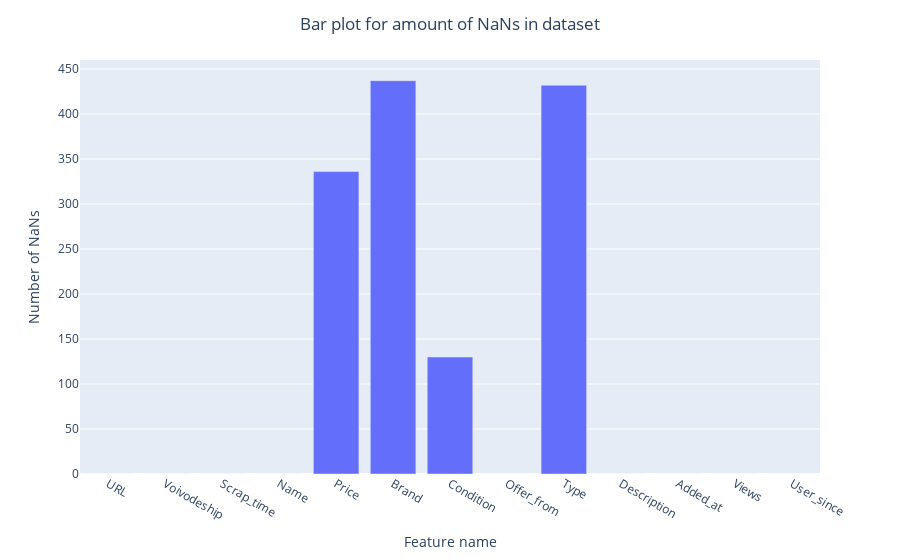

This figure's notebook cell:
### Code cell
px.bar(pd.DataFrame(data.isna().sum())).update_layout(xaxis_title='Feature name',
                                                      yaxis_title='Number of NaNs',
                                                      title='Bar plot for amount of NaNs in dataset',
                                                      title_x=0.5,
                                                      showlegend=False)

### Figure 1 — Plotly figure (JSON) as saved in the notebook; plotly's stock layout.template omitted (floating-point values rounded to 4 significant figures)
{"data": [{"alignmentgroup": "True", "hovertemplate": "variable=0<br>index=%{x}<br>value=%{y}<extra></extra>", "legendgroup": "0", "marker": {"color": "#636efa", "pattern": {"shape": ""}}, "name": "0", "offsetgroup": "0", "orientation": "v", "showlegend": true, "textposition": "auto", "x": ["URL", "Voivodeship", "Scrap_time", "Name", "Price", "Brand", "Condition", "Offer_from", "Type", "Description", "Added_at", "Views", "User_since"], "xaxis": "x", "y": [0, 0, 0, 0, 336, 437, 130, 0, 432, 0, 0, 0, 0], "yaxis": "y", "type": "bar"}], "layout": {"xaxis": {"anchor": "y", "domain": [0.0, 1.0], "title": {"text": "Feature name"}}, "yaxis": {"anchor": "x", "domain": [0.0, 1.0], "title": {"text": "Number of NaNs"}}, "legend": {"title": {"text": "variable"}, "tracegroupgap": 0}, "margin": {"t": 60}, "barmode": "relative", "title": {"text": "Bar plot for amount of NaNs in dataset", "x": 0.5}, "showlegend": false}}
